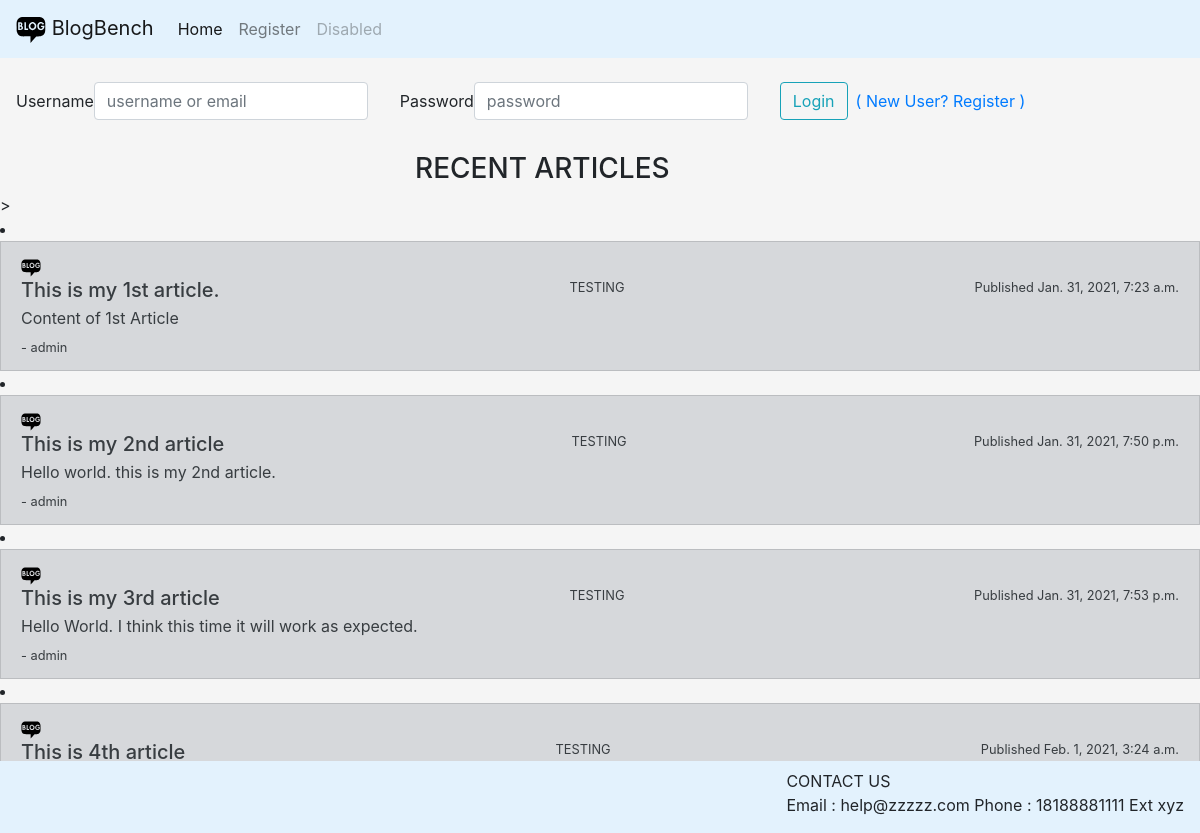
The page / on the database its author committed.
### blog/models.py (models this page shows, shortened)
class ArticleModel(models.Model):
    title = models.CharField(max_length=100)
    category = models.CharField(max_length=30)
    author = models.ForeignKey(User, on_delete=models.CASCADE)
    content = models.TextField()
    created_at = models.DateTimeField(default=timezone.now)

### blog/views.py (the view, shortened to what this page needs)
# urls.py: 2. Add a URL to urlpatterns:  path('', Home.as_view(), name='home')
class Home(View):
    def get(self, request):
        articles = ArticleModel.objects.all()
        return render(request, "home.html", {"articles":articles})

### templates/home.html (shortened to what this page needs)
{% load static %}
<!DOCTYPE html>
<html lang="en">
    <head>
        <link rel="stylesheet" href="https://cdn.jsdelivr.net/npm/bootstrap@4.6.0/dist/css/bootstrap.min.css">
        <nav class="navbar navbar-expand-lg navbar-light" style="background-color: #e3f2fd;">
            <a class="navbar-brand" href="#">
                <img src="{% static 'bloglogo.svg' %}" width="30" height="30" alt="">
                BlogBench
            </a>
            <div class="collapse navbar-collapse" id="navbarNavAltMarkup">
              <div class="navbar-nav">
                <a class="nav-item nav-link active" href="#">Home <span class="sr-only">(current)</span></a>
                <a class="nav-item nav-link" href="accounts/register">Register</a>
                <a class="nav-item nav-link disabled" href="#" tabindex="-1" aria-disabled="true">Disabled</a>
              </div>
            </div>
          </nav>
    </head>
    <br>
    <body style="background-color: #f5f5f5 ;">
        <form method="POST">
            <div class="form-inline" method="POST">
                <div class="form-group mx-sm-3 mb-2">
                    <label for="exampleInputEmail1">Username</label>
                    <input type="username" class="form-control" id="username" name="username" placeholder="username or email">
                </div>
                <div class="form-group mx-sm-3 mb-2">
                    <label for="exampleInputPassword1">Password</label>
                    <input type="password" class="form-control" id="password" name="password" placeholder="password">
                </div>
                <div class="form-group mx-sm-3 mb-2">
                    <button type="submit" class="btn btn-outline-info">Login</button>
                    <a class="ml-2" href="accounts/register">( New User? Register )</a>
                </div>
            </div>
        </form>
    </body>
    <body>
        <br>
        <div class="col-md-4 mx-auto"><h3> RECENT ARTICLES</h3></div>>
        <div class="list-group">
            {% for article in articles %}
            <li>
                <a href="/articles/" class="list-group-item list-group-item-secondary">
                    <img class="img-fluid" src="{% static 'bloglogo.svg' %}" width="20" height="20" alt="">
                    <div class="d-flex w-100 justify-content-between">
                      <h5 class="mb-1">{{article.title}}</h5>
                      <small>{{article.category}}</small>
                      <small>Published {{article.created_at}}</small>
                    </div>
                    <p class="mb-1">{{article.content}}</p>
                    <small>- {{article.author}}</small>
                </a>
            </li>
            {% endfor %}
        </div>
        <nav class="navbar fixed-bottom navbar-light" style="background-color: #e3f2fd;">
            <label class="ml-auto"> CONTACT US <br> Email : help@zzzzz.com Phone : 18188881111 Ext xyz</label>
        </nav>
    </body>
</html>

### rows shown on the page
ArticleModel: title "This is my 1st article.", category "TESTING", created_at "Jan. 31, 2021, 7:23 a.m.", content "Content of 1st Article", author "admin"
ArticleModel: title "This is my 2nd article", category "TESTING", created_at "Jan. 31, 2021, 7:50 p.m.", content "Hello world. this is my 2nd article.", author "admin"
ArticleModel: title "This is my 3rd article", category "TESTING", created_at "Jan. 31, 2021, 7:53 p.m.", content "Hello World. I think this time it will work as expected.", author "admin"
ArticleModel: title "This is 4th article", category "TESTING", created_at "Feb. 1, 2021, 3:24 a.m."
